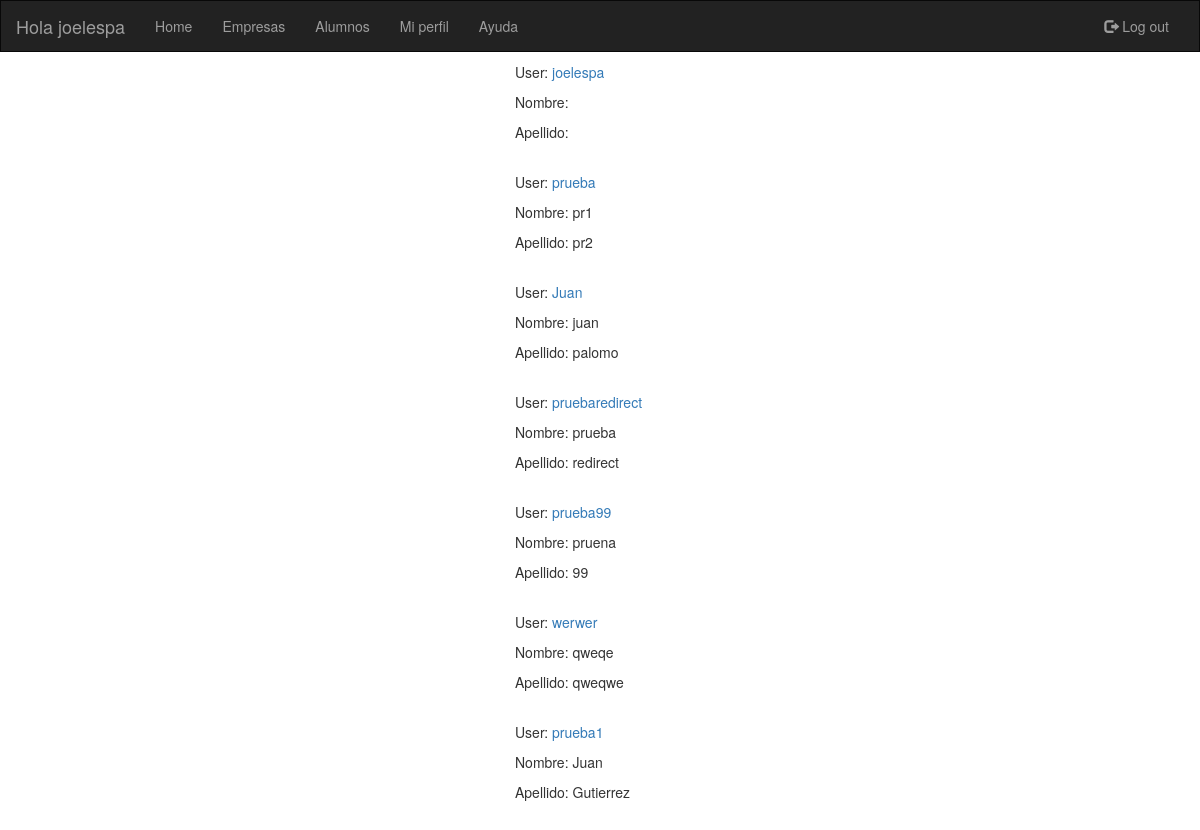
The app's page /usuarios/ (signed in) with its own data.
### sopa/models.py (models this page shows)
class usuarios (AbstractUser):
    id_grado = models.IntegerField(null=True,blank=True,default='0')

### sopa/views.py (the view)
# urls.py: url(r'^usuarios/$', views.lista_usuarios, name='lista_usuarios'),
@login_required
def lista_usuarios(request):
    usuario = usuarios.objects.all()
    return render(request, 'sopa/lista_alumnos.html', {'alumnos' : usuario})

### sopa/templates/sopa/lista_alumnos.html
{% extends "sopa/index.html" %}
{% block content %}
<div class ="row col-md-4 col-md-offset-5">
{% for alumno in alumnos %}
  <p> User: <a href= '/usuarios/{{alumno.username}}'>{{alumno.username}}</a> </p>
  <p> Nombre: {{alumno.first_name}} </p>
  <p> Apellido: {{alumno.last_name}} </p>
  <br>
{% endfor %}
</div>
{% endblock content %}

### sopa/templates/sopa/index.html (shortened to what this page needs)
{% load staticfiles %}
<!DOCTYPE html>
<html lang="en">
<head>
  <link rel="stylesheet" href="https://maxcdn.bootstrapcdn.com/bootstrap/3.3.7/css/bootstrap.min.css">
  <link rel="stylesheet" href="{% static 'css/sopa.css' %}">
  <nav class="navbar navbar-inverse">
  <div class="container-fluid">
    <div class="navbar-header">
      <a class="navbar-brand" >Hola {{ user.username }}</a>
    </div>
    <div class="collapse navbar-collapse" id="myNavbar">
      <ul class="nav navbar-nav">
        <li><a href="/home">Home</a></li>
        <li><a title="Empresas" href="/empresas">Empresas</a></li>
        <li><a title="Alumnos" href="/usuarios">Alumnos</a></li>
        <li><a title="Mi perfil" href="/usuarios/miperfil">Mi perfil</a></li>
        <li><a title="Ayuda" href="#">Ayuda</a></li>
      </ul>
      <ul class="nav navbar-nav navbar-right">
        <li><a href="/logout"><span class="glyphicon glyphicon-log-out"></span> Log out</a></li>
      </ul>
    </div>
  </div>
</nav>
</head>
<body>
{% block content %}
{% endblock content %}
</body>

### sopa/static/css/sopa.css (style rules this page uses)
.navbar { margin-bottom: 0; border-radius: 0; }
.row { margin-top: 10px; }

### records on screen
usuarios: username "joelespa"
usuarios: username "prueba", first_name "pr1", last_name "pr2"
usuarios: username "Juan", first_name "juan", last_name "palomo"
usuarios: username "pruebaredirect", first_name "prueba", last_name "redirect"
usuarios: username "prueba99", first_name "pruena", last_name "99"
usuarios: username "werwer", first_name "qweqe", last_name "qweqwe"
usuarios: username "prueba1", first_name "Juan", last_name "Gutierrez"
